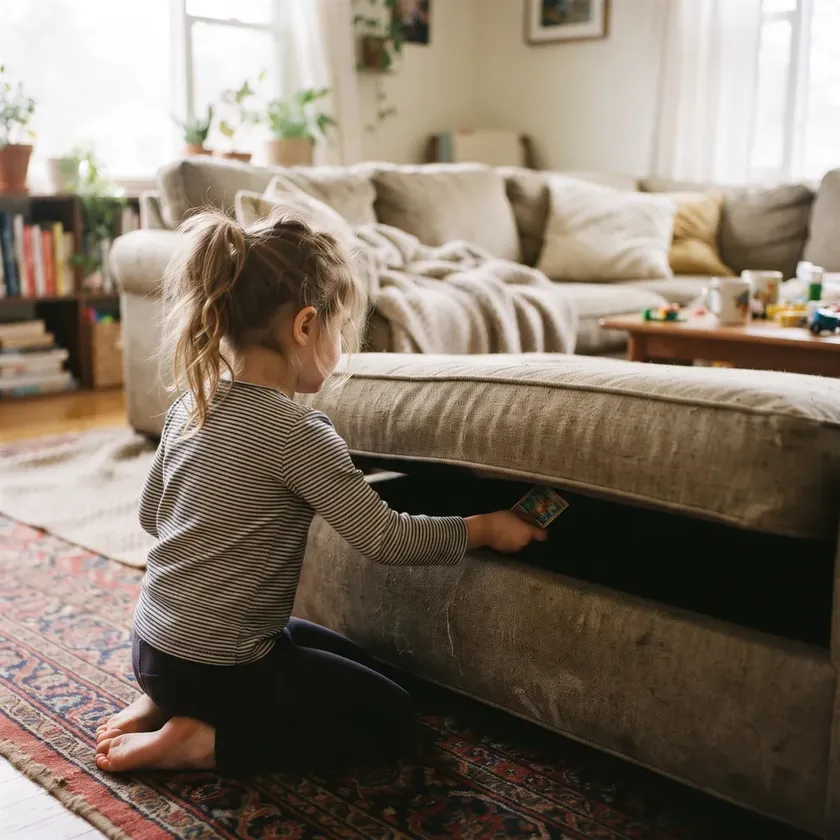
#> input picture project-files/fieldkit-photos/couch.webp, 840 x 840 px, shrunk from 1000 x 1000 before the run
$ python boxes.py ../../../../fieldkit-photos/couch.webp
#> lines starting #> are read from the running program, lines starting #| are printed output that depends on the picture; after the words box and inside, x2 and y2 are one past the last pixel; in counts of white or black regions, pixels touching at a corner belong together
# boxes.py page.png -> list big rectangular elements [x0,y0,x1,y1]
import sys,cv2,numpy as np
im=cv2.imread(sys.argv[1]); g=cv2.cvtColor(im,cv2.COLOR_BGR2GRAY)
#> further down, im is the input picture: shape (840, 840, 3); mean B, G, R 103.6, 117.6, 130.3
#> after `g = cv2.cvtColor(im, cv2.COLOR_BGR2GRAY)`:
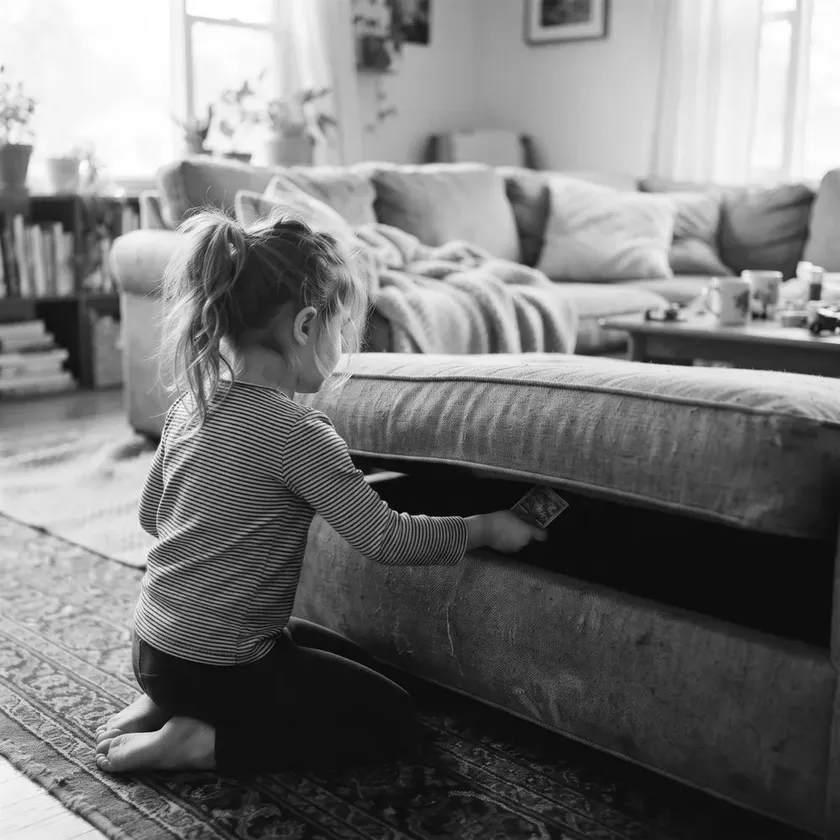
#> g: shape (840, 840); min 0, max 255, mean 119.8
e=cv2.Canny(g,30,100); e=cv2.dilate(e,np.ones((3,3),np.uint8))
#> after `e = cv2.Canny(g, 30, 100)`:
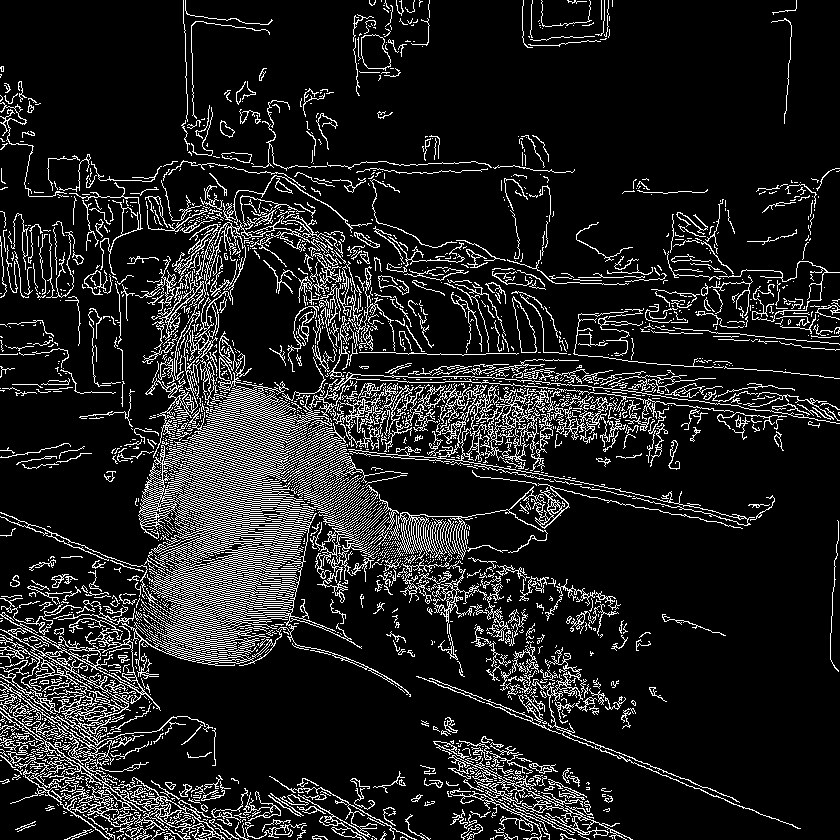
#> e: shape (840, 840); 12.5% white in thin lines or dots
#> after `e = cv2.dilate(e, np.ones((3, 3), np.uint8))`:
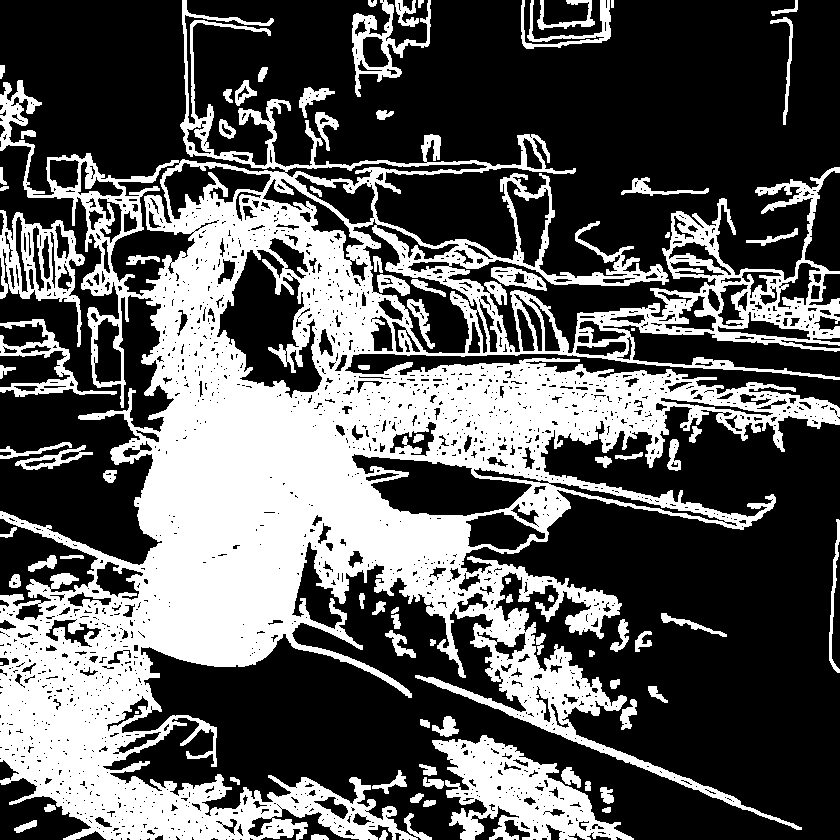
#> e: shape (840, 840); 35.7% white; 85 white regions (3 under 20 px)
cnts,_=cv2.findContours(e,cv2.RETR_LIST,cv2.CHAIN_APPROX_SIMPLE)
#> cnts = 2141 contours, 1679 with area under 20; largest, box (x1, y1, x2, y2) and area: (0, 0, 840, 840) 278354, (432, 735, 634, 840) 10040, (216, 249, 323, 399) 8228, (351, 453, 533, 517) 6419, (352, 218, 478, 354) 5624
H,W=g.shape; out=[]
#> after `H, W = g.shape`: H = 840; W = 840
for c in cnts:
    x,y,w,h=cv2.boundingRect(c)
    if w*h<W*H*0.02 or w>W*0.97: continue
    if cv2.contourArea(c)/(w*h)<0.85: continue
    if any(abs(x-a)<15 and abs(y-b)<15 and abs(x+w-c_)<15 for a,b,c_,d in out): continue
    out.append((x,y,x+w,y+h))
#> this loop made 2141 passes
#> (x, y, w, h) on passes 7, 9, 10: (311, 834, 18, 6), (115, 832, 7, 5), (597, 831, 10, 4)
#> after the loop, out = []
for b in sorted(out,key=lambda b:(b[1]//50,b[0])): print(list(b), round((b[2]-b[0])/(b[3]-b[1]),2))
#> this loop made 0 passes

$ run again, on project-files/fieldkit-photos/living-room.webp
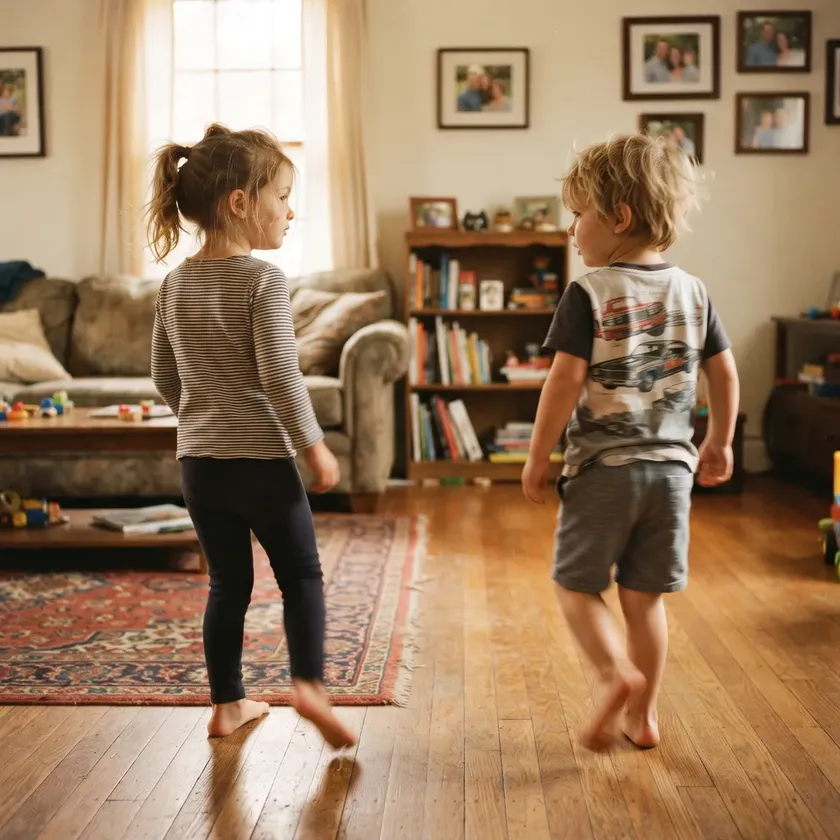
#> input picture project-files/fieldkit-photos/living-room.webp, 840 x 840 px, shrunk from 1000 x 1000 before the run
#> im is the input picture: shape (840, 840, 3); mean B, G, R 95.4, 124.6, 154.5
#> `e = cv2.Canny(g, 30, 100)`:
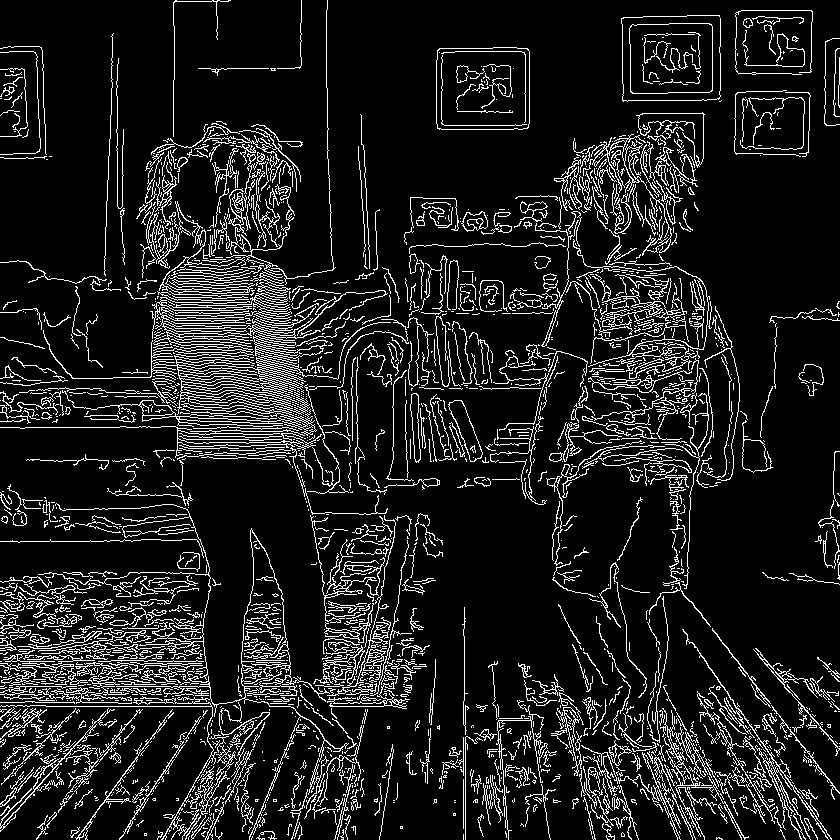
#> e: shape (840, 840); 11.6% white in thin lines or dots
#> `e = cv2.dilate(e, np.ones((3, 3), np.uint8))`:
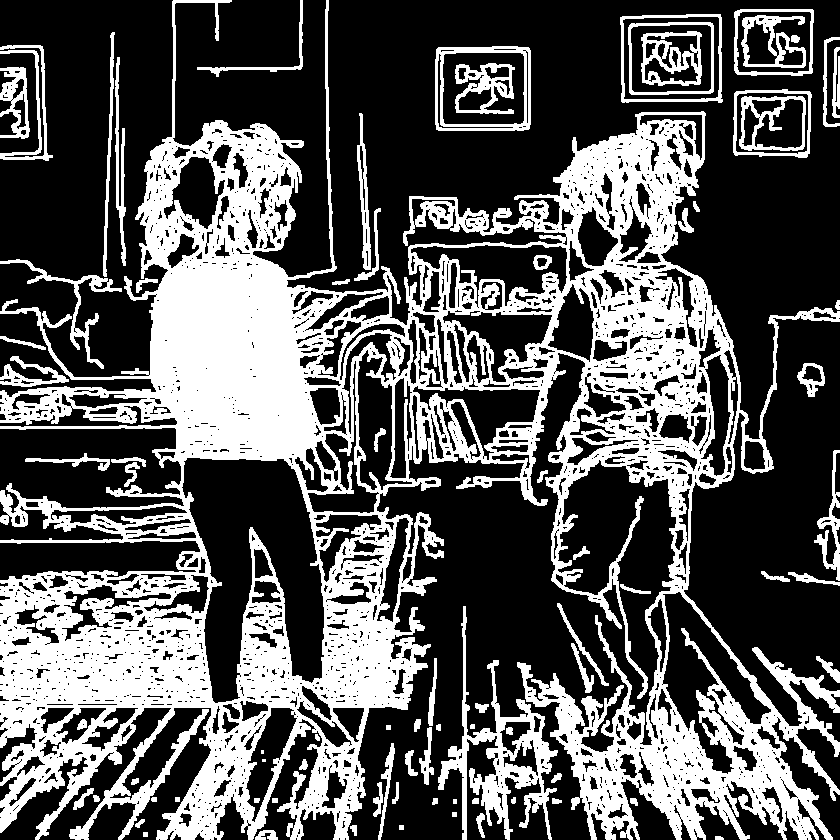
#> e: shape (840, 840); 34.8% white; 83 white regions (2 under 20 px)
#> cnts = 2217 contours, 1597 with area under 20; largest, box (x1, y1, x2, y2) and area: (0, 0, 840, 840) 314820, (181, 457, 325, 704) 20658, (620, 14, 723, 103) 8606, (435, 46, 531, 131) 7874, (622, 16, 720, 100) 7831
#> the loop `for c in cnts:` made 2217 passes
#> (x, y, w, h) on passes 1, 3, 4: (715, 836, 9, 4), (296, 834, 3, 4), (74, 834, 4, 3)
#> after the loop `for c in cnts:`: out = []
